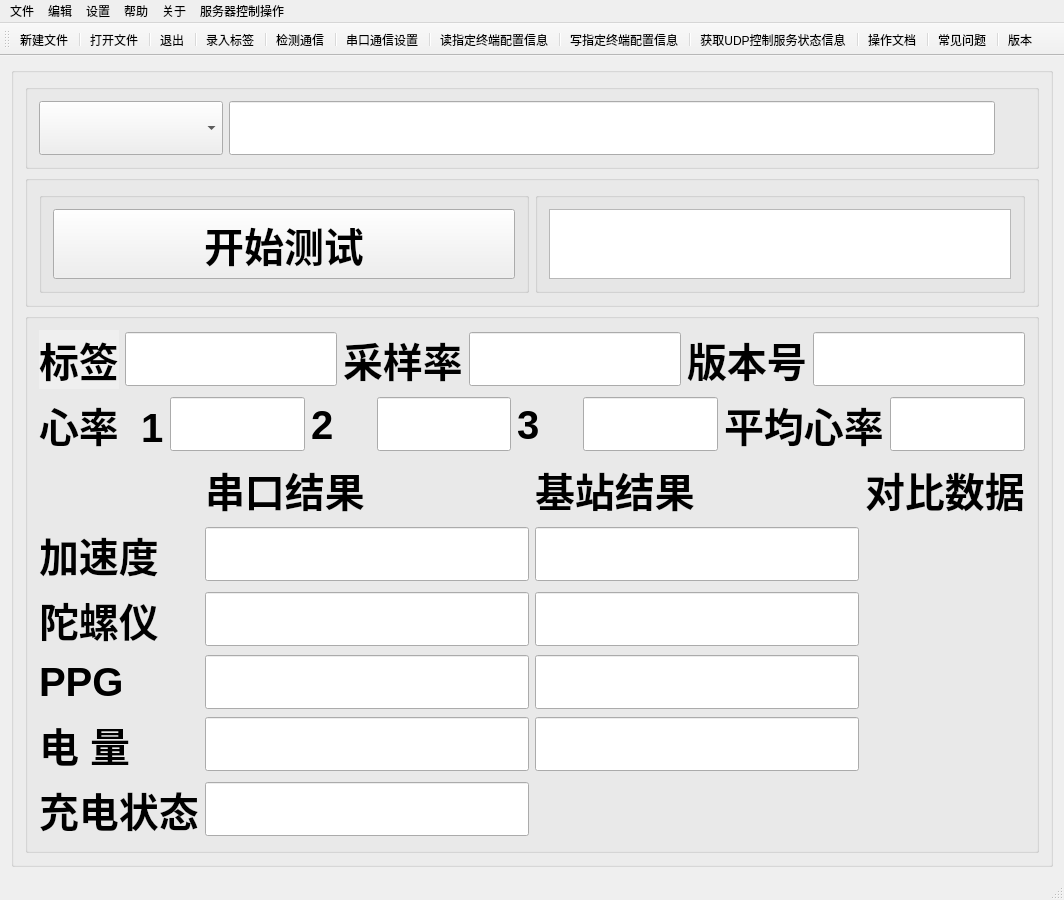
<?xml version="1.0" encoding="UTF-8"?>
<ui version="4.0">
 <class>MainWindow</class>
 <widget class="QMainWindow" name="MainWindow">
  <property name="geometry">
   <rect>
    <x>0</x>
    <y>0</y>
    <width>1064</width>
    <height>770</height>
   </rect>
  </property>
  <property name="windowTitle">
   <string>MainWindow</string>
  </property>
  <widget class="QWidget" name="centralWidget">
   <layout class="QVBoxLayout" name="verticalLayout">
    <item>
     <widget class="QGroupBox" name="groupBox">
      <property name="title">
       <string/>
      </property>
      <layout class="QVBoxLayout" name="verticalLayout_2">
       <item>
        <widget class="QGroupBox" name="groupBox_record">
         <property name="title">
          <string/>
         </property>
         <layout class="QVBoxLayout" name="verticalLayout_3">
          <item>
           <layout class="QHBoxLayout" name="horizontalLayout">
            <item>
             <widget class="QComboBox" name="comboBox_com">
              <property name="font">
               <font>
                <pointsize>30</pointsize>
                <weight>75</weight>
                <bold>true</bold>
               </font>
              </property>
             </widget>
            </item>
            <item>
             <widget class="QLineEdit" name="lineEdit_id">
              <property name="font">
               <font>
                <pointsize>30</pointsize>
                <weight>75</weight>
                <bold>true</bold>
               </font>
              </property>
             </widget>
            </item>
            <item>
             <widget class="QLabel" name="record_status">
              <property name="font">
               <font>
                <pointsize>30</pointsize>
                <weight>75</weight>
                <bold>true</bold>
               </font>
              </property>
              <property name="text">
               <string/>
              </property>
             </widget>
            </item>
           </layout>
          </item>
         </layout>
        </widget>
       </item>
       <item>
        <widget class="QGroupBox" name="groupBox_4">
         <property name="title">
          <string/>
         </property>
         <layout class="QHBoxLayout" name="horizontalLayout_3">
          <item>
           <widget class="QGroupBox" name="groupBox_3">
            <property name="sizePolicy">
             <sizepolicy hsizetype="Expanding" vsizetype="Expanding">
              <horstretch>0</horstretch>
              <verstretch>0</verstretch>
             </sizepolicy>
            </property>
            <property name="font">
             <font>
              <pointsize>20</pointsize>
              <weight>75</weight>
              <bold>true</bold>
             </font>
            </property>
            <property name="title">
             <string/>
            </property>
            <layout class="QVBoxLayout" name="verticalLayout_4">
             <item>
              <widget class="QPushButton" name="pushButton_test">
               <property name="sizePolicy">
                <sizepolicy hsizetype="Expanding" vsizetype="Expanding">
                 <horstretch>0</horstretch>
                 <verstretch>0</verstretch>
                </sizepolicy>
               </property>
               <property name="font">
                <font>
                 <pointsize>30</pointsize>
                </font>
               </property>
               <property name="text">
                <string>开始测试</string>
               </property>
              </widget>
             </item>
            </layout>
           </widget>
          </item>
          <item>
           <widget class="QGroupBox" name="groupBox_5">
            <property name="font">
             <font>
              <pointsize>25</pointsize>
              <weight>75</weight>
              <bold>true</bold>
             </font>
            </property>
            <property name="title">
             <string/>
            </property>
            <layout class="QVBoxLayout" name="verticalLayout_5">
             <item>
              <widget class="QTextEdit" name="textEdit_log"/>
             </item>
            </layout>
           </widget>
          </item>
         </layout>
        </widget>
       </item>
       <item>
        <widget class="QGroupBox" name="groupBox_6">
         <property name="title">
          <string/>
         </property>
         <layout class="QVBoxLayout" name="verticalLayout_6">
          <item>
           <layout class="QVBoxLayout" name="verticalLayout_7">
            <item>
             <layout class="QHBoxLayout" name="horizontalLayout_5">
              <item>
               <widget class="QLabel" name="label_bq">
                <property name="sizePolicy">
                 <sizepolicy hsizetype="Fixed" vsizetype="Fixed">
                  <horstretch>0</horstretch>
                  <verstretch>0</verstretch>
                 </sizepolicy>
                </property>
                <property name="font">
                 <font>
                  <pointsize>30</pointsize>
                  <weight>75</weight>
                  <bold>true</bold>
                 </font>
                </property>
                <property name="autoFillBackground">
                 <bool>true</bool>
                </property>
                <property name="styleSheet">
                 <string notr="true">color rgb(97, 94, 78)</string>
                </property>
                <property name="text">
                 <string>标签</string>
                </property>
               </widget>
              </item>
              <item>
               <widget class="QLineEdit" name="lineEdit_rid">
                <property name="sizePolicy">
                 <sizepolicy hsizetype="Expanding" vsizetype="Fixed">
                  <horstretch>0</horstretch>
                  <verstretch>0</verstretch>
                 </sizepolicy>
                </property>
                <property name="font">
                 <font>
                  <pointsize>30</pointsize>
                  <weight>75</weight>
                  <bold>true</bold>
                 </font>
                </property>
               </widget>
              </item>
              <item>
               <widget class="QLabel" name="label_cyl">
                <property name="sizePolicy">
                 <sizepolicy hsizetype="Fixed" vsizetype="Fixed">
                  <horstretch>0</horstretch>
                  <verstretch>0</verstretch>
                 </sizepolicy>
                </property>
                <property name="font">
                 <font>
                  <pointsize>30</pointsize>
                  <weight>75</weight>
                  <bold>true</bold>
                 </font>
                </property>
                <property name="text">
                 <string>采样率</string>
                </property>
               </widget>
              </item>
              <item>
               <widget class="QLineEdit" name="lineEdit_hz">
                <property name="sizePolicy">
                 <sizepolicy hsizetype="Expanding" vsizetype="Fixed">
                  <horstretch>0</horstretch>
                  <verstretch>0</verstretch>
                 </sizepolicy>
                </property>
                <property name="font">
                 <font>
                  <pointsize>30</pointsize>
                  <weight>75</weight>
                  <bold>true</bold>
                 </font>
                </property>
               </widget>
              </item>
              <item>
               <widget class="QLabel" name="label_bbh">
                <property name="sizePolicy">
                 <sizepolicy hsizetype="Fixed" vsizetype="Fixed">
                  <horstretch>0</horstretch>
                  <verstretch>0</verstretch>
                 </sizepolicy>
                </property>
                <property name="font">
                 <font>
                  <pointsize>30</pointsize>
                  <weight>75</weight>
                  <bold>true</bold>
                 </font>
                </property>
                <property name="text">
                 <string>版本号</string>
                </property>
               </widget>
              </item>
              <item>
               <widget class="QLineEdit" name="lineEdit_version">
                <property name="sizePolicy">
                 <sizepolicy hsizetype="Expanding" vsizetype="Fixed">
                  <horstretch>0</horstretch>
                  <verstretch>0</verstretch>
                 </sizepolicy>
                </property>
                <property name="font">
                 <font>
                  <pointsize>30</pointsize>
                  <weight>75</weight>
                  <bold>true</bold>
                 </font>
                </property>
               </widget>
              </item>
             </layout>
            </item>
            <item>
             <layout class="QHBoxLayout" name="horizontalLayout_2">
              <item>
               <widget class="QLabel" name="label_xl1">
                <property name="font">
                 <font>
                  <pointsize>30</pointsize>
                  <weight>75</weight>
                  <bold>true</bold>
                 </font>
                </property>
                <property name="text">
                 <string>心率  1</string>
                </property>
               </widget>
              </item>
              <item>
               <widget class="QLineEdit" name="lineEdit_heart_one">
                <property name="font">
                 <font>
                  <pointsize>30</pointsize>
                  <weight>75</weight>
                  <bold>true</bold>
                 </font>
                </property>
               </widget>
              </item>
              <item>
               <widget class="QLabel" name="label_xl2">
                <property name="sizePolicy">
                 <sizepolicy hsizetype="Preferred" vsizetype="Preferred">
                  <horstretch>0</horstretch>
                  <verstretch>0</verstretch>
                 </sizepolicy>
                </property>
                <property name="minimumSize">
                 <size>
                  <width>60</width>
                  <height>0</height>
                 </size>
                </property>
                <property name="font">
                 <font>
                  <pointsize>30</pointsize>
                  <weight>75</weight>
                  <bold>true</bold>
                 </font>
                </property>
                <property name="text">
                 <string>2</string>
                </property>
               </widget>
              </item>
              <item>
               <widget class="QLineEdit" name="lineEdit_heart_two">
                <property name="font">
                 <font>
                  <pointsize>30</pointsize>
                  <weight>75</weight>
                  <bold>true</bold>
                 </font>
                </property>
               </widget>
              </item>
              <item>
               <widget class="QLabel" name="label_xl3">
                <property name="minimumSize">
                 <size>
                  <width>60</width>
                  <height>0</height>
                 </size>
                </property>
                <property name="font">
                 <font>
                  <pointsize>30</pointsize>
                  <weight>75</weight>
                  <bold>true</bold>
                 </font>
                </property>
                <property name="text">
                 <string>3</string>
                </property>
               </widget>
              </item>
              <item>
               <widget class="QLineEdit" name="lineEdit_heart_three">
                <property name="font">
                 <font>
                  <pointsize>30</pointsize>
                  <weight>75</weight>
                  <bold>true</bold>
                 </font>
                </property>
               </widget>
              </item>
              <item>
               <widget class="QLabel" name="label_xlpj">
                <property name="font">
                 <font>
                  <pointsize>30</pointsize>
                  <weight>75</weight>
                  <bold>true</bold>
                 </font>
                </property>
                <property name="text">
                 <string>平均心率</string>
                </property>
               </widget>
              </item>
              <item>
               <widget class="QLineEdit" name="lineEdit_heart_avg">
                <property name="font">
                 <font>
                  <pointsize>30</pointsize>
                  <weight>75</weight>
                  <bold>true</bold>
                 </font>
                </property>
               </widget>
              </item>
             </layout>
            </item>
           </layout>
          </item>
          <item>
           <layout class="QGridLayout" name="gridLayout">
            <item row="0" column="0">
             <widget class="QLabel" name="label_11">
              <property name="font">
               <font>
                <pointsize>20</pointsize>
                <weight>75</weight>
                <bold>true</bold>
               </font>
              </property>
              <property name="text">
               <string/>
              </property>
             </widget>
            </item>
            <item row="0" column="1">
             <widget class="QLabel" name="label_ck_jg">
              <property name="sizePolicy">
               <sizepolicy hsizetype="Preferred" vsizetype="Fixed">
                <horstretch>0</horstretch>
                <verstretch>0</verstretch>
               </sizepolicy>
              </property>
              <property name="font">
               <font>
                <pointsize>30</pointsize>
                <weight>75</weight>
                <bold>true</bold>
               </font>
              </property>
              <property name="text">
               <string>串口结果</string>
              </property>
             </widget>
            </item>
            <item row="1" column="0">
             <widget class="QLabel" name="label_jsd">
              <property name="font">
               <font>
                <family>Aharoni</family>
                <pointsize>30</pointsize>
                <weight>75</weight>
                <bold>true</bold>
               </font>
              </property>
              <property name="text">
               <string>加速度</string>
              </property>
             </widget>
            </item>
            <item row="2" column="0">
             <widget class="QLabel" name="label_tly">
              <property name="font">
               <font>
                <pointsize>30</pointsize>
                <weight>75</weight>
                <bold>true</bold>
               </font>
              </property>
              <property name="text">
               <string>陀螺仪</string>
              </property>
             </widget>
            </item>
            <item row="3" column="0">
             <widget class="QLabel" name="label_ppg">
              <property name="font">
               <font>
                <pointsize>30</pointsize>
                <weight>75</weight>
                <bold>true</bold>
               </font>
              </property>
              <property name="text">
               <string>PPG</string>
              </property>
             </widget>
            </item>
            <item row="4" column="0">
             <widget class="QLabel" name="label_dl">
              <property name="font">
               <font>
                <pointsize>30</pointsize>
                <weight>75</weight>
                <bold>true</bold>
               </font>
              </property>
              <property name="text">
               <string>电 量</string>
              </property>
             </widget>
            </item>
            <item row="5" column="0">
             <widget class="QLabel" name="label_cdzt">
              <property name="font">
               <font>
                <pointsize>30</pointsize>
                <weight>75</weight>
                <bold>true</bold>
               </font>
              </property>
              <property name="text">
               <string>充电状态</string>
              </property>
             </widget>
            </item>
            <item row="0" column="2">
             <widget class="QLabel" name="label_jz_jg">
              <property name="sizePolicy">
               <sizepolicy hsizetype="Preferred" vsizetype="Fixed">
                <horstretch>0</horstretch>
                <verstretch>0</verstretch>
               </sizepolicy>
              </property>
              <property name="font">
               <font>
                <pointsize>30</pointsize>
                <weight>75</weight>
                <bold>true</bold>
               </font>
              </property>
              <property name="text">
               <string>基站结果</string>
              </property>
             </widget>
            </item>
            <item row="0" column="3">
             <widget class="QLabel" name="label_dbsj">
              <property name="sizePolicy">
               <sizepolicy hsizetype="Preferred" vsizetype="Fixed">
                <horstretch>0</horstretch>
                <verstretch>0</verstretch>
               </sizepolicy>
              </property>
              <property name="font">
               <font>
                <pointsize>30</pointsize>
                <weight>75</weight>
                <bold>true</bold>
               </font>
              </property>
              <property name="text">
               <string>对比数据</string>
              </property>
             </widget>
            </item>
            <item row="1" column="1">
             <widget class="QLineEdit" name="lineEdit_ck_a">
              <property name="font">
               <font>
                <pointsize>30</pointsize>
                <weight>75</weight>
                <bold>true</bold>
               </font>
              </property>
             </widget>
            </item>
            <item row="2" column="1">
             <widget class="QLineEdit" name="lineEdit_ck_tly">
              <property name="font">
               <font>
                <pointsize>30</pointsize>
                <weight>75</weight>
                <bold>true</bold>
               </font>
              </property>
             </widget>
            </item>
            <item row="3" column="1">
             <widget class="QLineEdit" name="lineEdit_ck_ppg">
              <property name="font">
               <font>
                <pointsize>30</pointsize>
                <weight>75</weight>
                <bold>true</bold>
               </font>
              </property>
             </widget>
            </item>
            <item row="4" column="1">
             <widget class="QLineEdit" name="lineEdit_ck_power">
              <property name="font">
               <font>
                <pointsize>30</pointsize>
                <weight>75</weight>
                <bold>true</bold>
               </font>
              </property>
             </widget>
            </item>
            <item row="5" column="1">
             <widget class="QLineEdit" name="lineEdit_charge">
              <property name="font">
               <font>
                <pointsize>30</pointsize>
                <weight>75</weight>
                <bold>true</bold>
               </font>
              </property>
             </widget>
            </item>
            <item row="1" column="2">
             <widget class="QLineEdit" name="lineEdit_jz_a">
              <property name="font">
               <font>
                <pointsize>30</pointsize>
                <weight>75</weight>
                <bold>true</bold>
               </font>
              </property>
             </widget>
            </item>
            <item row="2" column="2">
             <widget class="QLineEdit" name="lineEdit_jz_tly">
              <property name="font">
               <font>
                <pointsize>30</pointsize>
                <weight>75</weight>
                <bold>true</bold>
               </font>
              </property>
             </widget>
            </item>
            <item row="3" column="2">
             <widget class="QLineEdit" name="lineEdit_jz_ppg">
              <property name="font">
               <font>
                <pointsize>30</pointsize>
                <weight>75</weight>
                <bold>true</bold>
               </font>
              </property>
             </widget>
            </item>
            <item row="4" column="2">
             <widget class="QLineEdit" name="lineEdit_jz_power">
              <property name="font">
               <font>
                <pointsize>30</pointsize>
                <weight>75</weight>
                <bold>true</bold>
               </font>
              </property>
             </widget>
            </item>
            <item row="1" column="3">
             <widget class="QLabel" name="label_compare_a">
              <property name="font">
               <font>
                <pointsize>30</pointsize>
                <weight>75</weight>
                <bold>true</bold>
               </font>
              </property>
              <property name="text">
               <string/>
              </property>
             </widget>
            </item>
            <item row="2" column="3">
             <widget class="QLabel" name="label_compare_gyo">
              <property name="font">
               <font>
                <pointsize>30</pointsize>
                <weight>75</weight>
                <bold>true</bold>
               </font>
              </property>
              <property name="text">
               <string/>
              </property>
             </widget>
            </item>
            <item row="3" column="3">
             <widget class="QLabel" name="label_compare_ppg">
              <property name="font">
               <font>
                <pointsize>30</pointsize>
                <weight>75</weight>
                <bold>true</bold>
               </font>
              </property>
              <property name="text">
               <string/>
              </property>
             </widget>
            </item>
            <item row="4" column="3">
             <widget class="QLabel" name="label_compare_power">
              <property name="font">
               <font>
                <pointsize>30</pointsize>
                <weight>75</weight>
                <bold>true</bold>
               </font>
              </property>
              <property name="text">
               <string/>
              </property>
             </widget>
            </item>
           </layout>
          </item>
         </layout>
        </widget>
       </item>
      </layout>
     </widget>
    </item>
   </layout>
  </widget>
  <widget class="QMenuBar" name="menuBar">
   <property name="geometry">
    <rect>
     <x>0</x>
     <y>0</y>
     <width>1064</width>
     <height>23</height>
    </rect>
   </property>
   <widget class="QMenu" name="menu">
    <property name="title">
     <string>文件</string>
    </property>
    <addaction name="action_newfile"/>
    <addaction name="action_openfile"/>
    <addaction name="action_eixit"/>
   </widget>
   <widget class="QMenu" name="menu_2">
    <property name="title">
     <string>编辑</string>
    </property>
    <addaction name="action_record"/>
    <addaction name="action_com"/>
   </widget>
   <widget class="QMenu" name="menu_3">
    <property name="title">
     <string>帮助</string>
    </property>
    <addaction name="action_doc"/>
    <addaction name="action_question"/>
   </widget>
   <widget class="QMenu" name="menu_4">
    <property name="title">
     <string>关于</string>
    </property>
    <addaction name="action_version"/>
    <addaction name="action_sm"/>
   </widget>
   <widget class="QMenu" name="menu_5">
    <property name="title">
     <string>设置</string>
    </property>
    <addaction name="action_serialport_set"/>
    <addaction name="separator"/>
    <addaction name="action_open_close_domain"/>
    <addaction name="separator"/>
    <addaction name="action_open_close_reset"/>
    <addaction name="separator"/>
    <addaction name="action_specmr_domain"/>
    <addaction name="action_reset_cch"/>
    <addaction name="separator"/>
    <addaction name="action_reset_specmr"/>
    <addaction name="separator"/>
    <addaction name="action_read_speconfig"/>
    <addaction name="action_write_speconfig"/>
   </widget>
   <widget class="QMenu" name="menu_6">
    <property name="title">
     <string>服务器控制操作</string>
    </property>
    <addaction name="action_udp_server_info"/>
   </widget>
   <addaction name="menu"/>
   <addaction name="menu_2"/>
   <addaction name="menu_5"/>
   <addaction name="menu_3"/>
   <addaction name="menu_4"/>
   <addaction name="menu_6"/>
  </widget>
  <widget class="QStatusBar" name="statusBar"/>
  <widget class="QToolBar" name="toolBar">
   <property name="windowTitle">
    <string>toolBar</string>
   </property>
   <attribute name="toolBarArea">
    <enum>TopToolBarArea</enum>
   </attribute>
   <attribute name="toolBarBreak">
    <bool>false</bool>
   </attribute>
   <addaction name="action_newfile"/>
   <addaction name="separator"/>
   <addaction name="action_openfile"/>
   <addaction name="separator"/>
   <addaction name="action_eixit"/>
   <addaction name="separator"/>
   <addaction name="action_record"/>
   <addaction name="separator"/>
   <addaction name="action_com"/>
   <addaction name="separator"/>
   <addaction name="action_serialport_set"/>
   <addaction name="separator"/>
   <addaction name="action_read_speconfig"/>
   <addaction name="separator"/>
   <addaction name="action_write_speconfig"/>
   <addaction name="separator"/>
   <addaction name="action_udp_server_info"/>
   <addaction name="separator"/>
   <addaction name="action_doc"/>
   <addaction name="separator"/>
   <addaction name="action_question"/>
   <addaction name="separator"/>
   <addaction name="action_version"/>
  </widget>
  <action name="action_newfile">
   <property name="icon">
    <iconset resource="resource.qrc">
     <normaloff>:/nf.png</normaloff>:/nf.png</iconset>
   </property>
   <property name="text">
    <string>新建文件</string>
   </property>
   <property name="toolTip">
    <string>新建文件</string>
   </property>
  </action>
  <action name="action_openfile">
   <property name="icon">
    <iconset resource="resource.qrc">
     <normaloff>:/open.png</normaloff>:/open.png</iconset>
   </property>
   <property name="text">
    <string>打开文件</string>
   </property>
  </action>
  <action name="action_set">
   <property name="icon">
    <iconset resource="resource.qrc">
     <normaloff>:/set.png</normaloff>:/set.png</iconset>
   </property>
   <property name="text">
    <string>设置</string>
   </property>
  </action>
  <action name="action_mul">
   <property name="icon">
    <iconset resource="resource.qrc">
     <normaloff>:/sd.png</normaloff>:/sd.png</iconset>
   </property>
   <property name="text">
    <string>手动录入标签</string>
   </property>
  </action>
  <action name="action_auto">
   <property name="icon">
    <iconset resource="resource.qrc">
     <normaloff>:/mul.png</normaloff>:/mul.png</iconset>
   </property>
   <property name="text">
    <string>手动检测通信</string>
   </property>
  </action>
  <action name="action_record">
   <property name="icon">
    <iconset resource="resource.qrc">
     <normaloff>:/record.png</normaloff>:/record.png</iconset>
   </property>
   <property name="text">
    <string>录入标签</string>
   </property>
  </action>
  <action name="action_com">
   <property name="icon">
    <iconset resource="resource.qrc">
     <normaloff>:/jctest.png</normaloff>:/jctest.png</iconset>
   </property>
   <property name="text">
    <string>检测通信</string>
   </property>
  </action>
  <action name="action_hb">
   <property name="icon">
    <iconset resource="resource.qrc">
     <normaloff>:/hbing.png</normaloff>:/hbing.png</iconset>
   </property>
   <property name="text">
    <string>合并测试</string>
   </property>
  </action>
  <action name="action_doc">
   <property name="icon">
    <iconset resource="resource.qrc">
     <normaloff>:/operationfile.png</normaloff>:/operationfile.png</iconset>
   </property>
   <property name="text">
    <string>操作文档</string>
   </property>
  </action>
  <action name="action_question">
   <property name="icon">
    <iconset resource="resource.qrc">
     <normaloff>:/question.png</normaloff>:/question.png</iconset>
   </property>
   <property name="text">
    <string>常见问题</string>
   </property>
  </action>
  <action name="action_version">
   <property name="icon">
    <iconset resource="resource.qrc">
     <normaloff>:/version.png</normaloff>:/version.png</iconset>
   </property>
   <property name="text">
    <string>版本</string>
   </property>
  </action>
  <action name="action_sm">
   <property name="icon">
    <iconset resource="resource.qrc">
     <normaloff>:/versions.png</normaloff>:/versions.png</iconset>
   </property>
   <property name="text">
    <string>版本说明</string>
   </property>
  </action>
  <action name="action_serialport_set">
   <property name="icon">
    <iconset resource="resource.qrc">
     <normaloff>:/sportset.png</normaloff>:/sportset.png</iconset>
   </property>
   <property name="text">
    <string>串口通信设置</string>
   </property>
  </action>
  <action name="action_eixit">
   <property name="icon">
    <iconset resource="resource.qrc">
     <normaloff>:/exit.png</normaloff>:/exit.png</iconset>
   </property>
   <property name="text">
    <string>退出</string>
   </property>
  </action>
  <action name="action_open_close_domain">
   <property name="icon">
    <iconset resource="resource.qrc">
     <normaloff>:/opendomain.png</normaloff>:/opendomain.png</iconset>
   </property>
   <property name="text">
    <string>开启或关闭接入终端自动同步Domain功能</string>
   </property>
  </action>
  <action name="action_close_domain">
   <property name="icon">
    <iconset>
     <normaloff>:/closedomain.png</normaloff>:/closedomain.png</iconset>
   </property>
   <property name="text">
    <string>关闭接入终端自动同步Domain功能</string>
   </property>
  </action>
  <action name="action_open_close_reset">
   <property name="icon">
    <iconset resource="resource.qrc">
     <normaloff>:/openreset.png</normaloff>:/openreset.png</iconset>
   </property>
   <property name="text">
    <string>开启或关闭接入终端自动恢复出厂设置功能</string>
   </property>
  </action>
  <action name="action_close_reset">
   <property name="icon">
    <iconset resource="resource.qrc">
     <normaloff>:/closereset.png</normaloff>:/closereset.png</iconset>
   </property>
   <property name="text">
    <string>关闭接入终端自动恢复出厂设置功能</string>
   </property>
  </action>
  <action name="action_specmr_domain">
   <property name="icon">
    <iconset resource="resource.qrc">
     <normaloff>:/synchronization.png</normaloff>:/synchronization.png</iconset>
   </property>
   <property name="text">
    <string>同步指定终端的Domain</string>
   </property>
  </action>
  <action name="action_reset_cch">
   <property name="icon">
    <iconset resource="resource.qrc">
     <normaloff>:/resetup.png</normaloff>:/resetup.png</iconset>
   </property>
   <property name="text">
    <string>恢复指定终端出厂设置</string>
   </property>
  </action>
  <action name="action_reset_specmr">
   <property name="icon">
    <iconset resource="resource.qrc">
     <normaloff>:/startup.png</normaloff>:/startup.png</iconset>
   </property>
   <property name="text">
    <string>重启指定终端</string>
   </property>
  </action>
  <action name="action_read_speconfig">
   <property name="icon">
    <iconset resource="resource.qrc">
     <normaloff>:/read_mr.png</normaloff>:/read_mr.png</iconset>
   </property>
   <property name="text">
    <string>读指定终端配置信息</string>
   </property>
  </action>
  <action name="action_write_speconfig">
   <property name="icon">
    <iconset resource="resource.qrc">
     <normaloff>:/write_mr.png</normaloff>:/write_mr.png</iconset>
   </property>
   <property name="text">
    <string>写指定终端配置信息</string>
   </property>
  </action>
  <action name="action_udp_server_info">
   <property name="icon">
    <iconset resource="resource.qrc">
     <normaloff>:/UDP.png</normaloff>:/UDP.png</iconset>
   </property>
   <property name="text">
    <string>获取UDP控制服务状态信息</string>
   </property>
  </action>
 </widget>
 <layoutdefault spacing="6" margin="11"/>
 <resources>
  <include location="resource.qrc"/>
 </resources>
 <connections/>
</ui>
